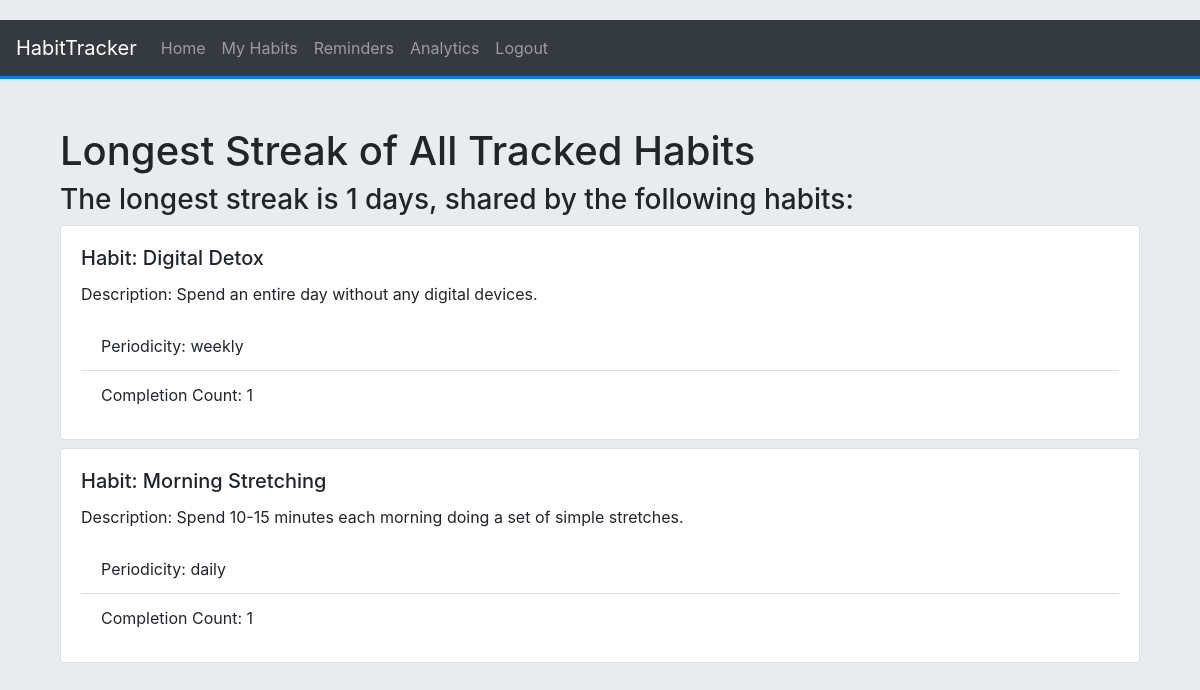
Screenshot of /analytics/longest_streak_all_habits (signed in) with the database file from the repository.
### app/models.py (models this page shows, shortened)
class Habit(db.Model):
    id = db.Column(db.Integer, primary_key=True)
    name = db.Column(db.String(100))
    description = db.Column(db.String(128))
    periodicity = db.Column(db.String(50))
    user_id = db.Column(db.Integer, db.ForeignKey('user.id'))
    completed = db.Column(db. Boolean, default=False)
    streak = db.Column(db.Integer, default=0)
    completions = db.relationship('Completion', backref='habit', lazy='dynamic')
    reminders = db.relationship('Reminder', backref='habit', lazy='dynamic')
    created_at = db.Column(db.DateTime, default=db.func.now())
    completed_count = db.Column(db.Integer, nullable=True, default=0)

### app/routes/analytics.py (the view)
@analytics_bp.route('/longest_streak_all_habits')
@login_required
def longest_streak_all_habits():
    habits, longest_streak = AnalyticsService.get_longest_streak_all_habits()
    return render_template('analytics/longest_streak_all_habits.html', habits=habits, longest_streak=longest_streak)

### app/models.py (called while the page is built)
    def __repr__(self) -> str:
        return '<User ' + self.username + '>'

### app/routes/analytics.py (called while the page is built)
    @staticmethod
    def get_longest_streak_all_habits():
        habit_streaks = {}
        longest_streak = 0
        habits = Habit.query.filter_by(user_id=current_user.id).all()
        for habit in habits:
            current_streak = AnalyticsService.calculate_longest_streak(habit.id)
            habit_streaks[habit] = current_streak
            if current_streak > longest_streak:
                longest_streak = current_streak
        habits_with_longest_streak = [habit for habit, streak in habit_streaks.items() if streak == longest_streak]
        return habits_with_longest_streak, longest_streak

    @staticmethod
    def calculate_longest_streak(habit_id):
        habit_alias = aliased(Habit)
        completions = db.session.query(Completion).join(
            habit_alias, habit_alias.id == Completion.habit_id
        ).filter(
            habit_alias.id == habit_id
        ).order_by(Completion.completed_at).all()
        if not completions:
            return 0
        dates = [completion.completed_at.date() for completion in completions]
        streaks = [len(list(group)) for _, group in groupby(enumerate(dates), lambda ix: ix[0] - ix[1].toordinal())]
        return max(streaks, default=0)

### app/routes/auth.py (called while the page is built)
@login_manager.user_loader
def load_user(user_id):
    user = User.query.get(int(user_id))
    print("User Loader fetched user: {}".format(user))
    return user

### app/templates/analytics/longest_streak_all_habits.html
{% extends 'base.html' %}
{% block content %}
<div class="container mt-5">
    <h1>Longest Streak of All Tracked Habits</h1>
    {% if habits and longest_streak > 0 %}
        <h3>The longest streak is {{ longest_streak }} days, shared by the following habits:</h3>
        {% for habit in habits %}
            <div class="card mt-2">
                <div class="card-body">
                    <h5 class="card-title">Habit: {{ habit.name }}</h5>
                    <p class="card-text">Description: {{ habit.description }}</p>
                    <ul class="list-group list-group-flush">
                        <li class="list-group-item">Periodicity: {{ habit.periodicity }}</li>
                        <li class="list-group-item">Completion Count: {{ get_completions_count(habit.id) }}</li>
                    </ul>
                </div>
            </div>
        {% endfor %}
    {% else %}
        <p>No habits found or no streaks to display.</p>
    {% endif %}
</div>
{% endblock %}

### app/static/css/main.css (style rules this page uses)
body { padding-top: 20px; background-color: #e9ecef; }

### rows the page displays
Habit: name "Digital Detox", description "Spend an entire day without any digital devices.", periodicity "weekly", id "1"
Habit: name "Morning Stretching", description "Spend 10-15 minutes each morning doing a set of simple stretches.", periodicity "daily", user "1"

### other values shown
{{ longest_streak }} "1"
